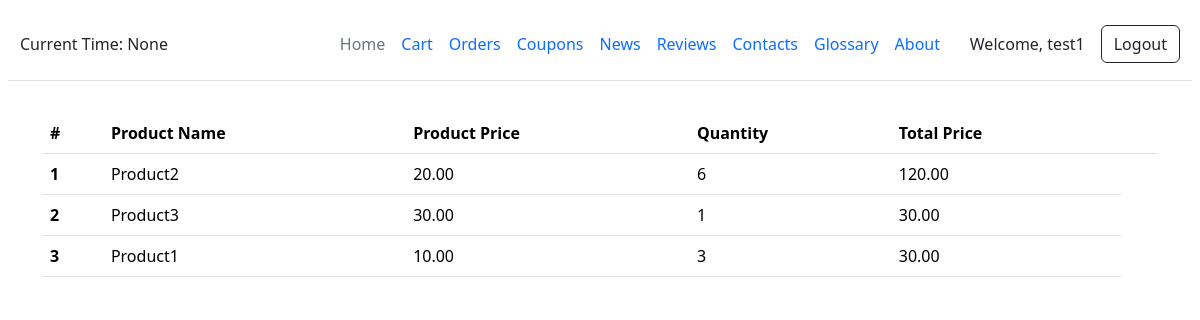
The page /customer/orders/3 (signed in) on the database its author committed.
### core/models.py (models this page shows, shortened)
class OrderItem(models.Model):
    order = models.ForeignKey(Order, on_delete=models.CASCADE)
    product = models.ForeignKey(Product, on_delete=models.CASCADE)
    quantity = models.IntegerField(default=1)
    product_price = models.DecimalField(max_digits=10, decimal_places=2)
    total_price = models.DecimalField(max_digits=10, decimal_places=2)

class Product(models.Model):
    product_id = models.AutoField(primary_key=True)
    name = models.CharField(max_length=100)
    price = models.DecimalField(max_digits=10, decimal_places=2)
    image = models.ImageField(upload_to='products/')
    category = models.ForeignKey(ProductCategory, on_delete=models.CASCADE)

### core/views.py (the view)
# urls.py: path('customer/orders/<int:order_id>', views.customer_order_details_view,
@permission_required('core.customer', login_url='login/')
def customer_order_details_view(request, order_id):
    current_time = getattr(request, 'current_time', None)
    order_items = OrderItem.objects.filter(order_id=order_id)
    context = {
        'order_items': order_items,
        'is_customer': request.user.has_perm('core.customer'),
        'is_employee': request.user.has_perm('core.employee'),
        'current_time': current_time
    }
    return render(request, 'orders/customer_order_details.html', context)

### templates/orders/customer_order_details.html (shortened to what this page needs)
{% extends 'base.html' %}
{% block content %}
    <div class="container">
        <table class="table">
            <thead>
            <tr>
                <th scope="col">#</th>
                <th scope="col">Product Name</th>
                <th scope="col">Product Price</th>
                <th scope="col">Quantity</th>
                <th scope="col">Total Price</th>
                <th></th>
            </tr>
            </thead>
            <tbody>
            {% for order_item in order_items %}
                <tr>
                    <th scope="row">{{ forloop.counter }}</th>
                    <td>{{ order_item.product.name }}</td>
                    <td>{{ order_item.product_price }}</td>
                    <td>{{ order_item.quantity }}</td>
                    <td>{{ order_item.total_price }}</td>
                </tr>
            {% endfor %}
            </tbody>
        </table>
    </div>
{% endblock %}

### templates/base.html (shortened to what this page needs)
{% load static %}
{% load tz %}
<!DOCTYPE html>
<html lang="en">
<head>
    {% load bootstrap5 %}
    {% bootstrap_css %}
</head>
<body>
<div class="p-2">
    <header class="container-fluid py-3 mb-4 d-flex align-items-center justify-content-between border-bottom">
        <div class="col-md-3 mb-2 mb-md-0">
            Current Time:
            {% localtime off %}
                {{ current_time }}
            {% endlocaltime %}
        </div>
        <ul class="nav col-12 col-sm-auto mb-2 justify-content-center mb-md-0">
            <li><a href="{% url 'products' %}" class="nav-link px-2 link-secondary">Home</a></li>
            {% if is_customer %}
                <li><a href="{% url 'cart' %}" class="nav-link px-2">Cart</a></li>
                <li><a href="{% url 'customer_orders' %}" class="nav-link px-2">Orders</a></li>
            {% endif %}
            <li><a href="{% url 'coupons' %}" class="nav-link px-2">Coupons</a></li>
            <li><a href="{% url 'news' %}" class="nav-link px-2">News</a></li>
            <li><a href="{% url 'reviews' %}" class="nav-link px-2">Reviews</a></li>
            <li><a href="{% url 'contacts' %}" class="nav-link px-2">Contacts</a></li>
            <li><a href="{% url 'glossary' %}" class="nav-link px-2">Glossary</a></li>
            <li><a href="{% url 'about' %}" class="nav-link px-2">About</a></li>
        </ul>
        <div class="">
            {% if user.is_authenticated %}
                <div>
                    <div class="d-flex align-items-center">
                        <div class="me-3">Welcome, {{ user.username }}</div>
                        <a class="btn btn-outline-dark" href="{% url 'logout' %}">Logout</a>
                    </div>
                </div>
            {% else %}
                <a href="{% url 'login' %}" class="btn btn-outline-primary me-2">Login</a>
                <a href="{% url 'register' %}" class="btn btn-primary">Sign-up</a>
            {% endif %}
        </div>
    </header>
</div>
<div class="content">
    {% block content %}
    {% endblock %}
</div>
</body>
</html>

### rows shown on the page
OrderItem: product.name "Product2", product_price "20.00", quantity "6", total_price "120.00"
OrderItem: product.name "Product3", product_price "30.00", quantity "1", total_price "30.00"
OrderItem: product.name "Product1", product_price "10.00", quantity "3", total_price "30.00"

### other values the page prints
{{ current_time }} "None"
{{ user.username }} "test1"
